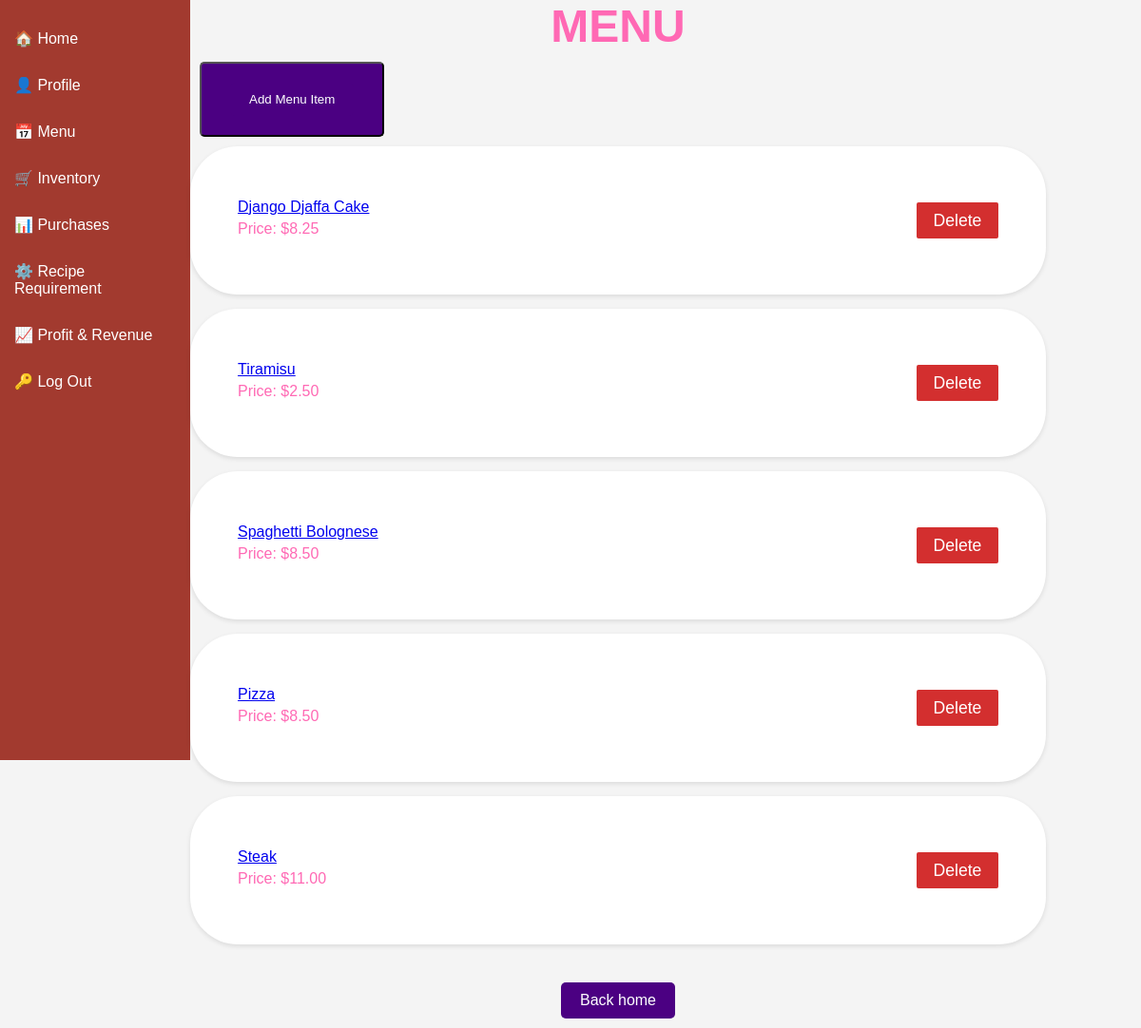
The page /menu/ (signed in) on the database its author committed.
### inventory/models.py (models this page shows, shortened)
class MenuItem(models.Model):
    id = models.AutoField(primary_key=True)
    name = models.CharField(max_length=200)
    price = models.DecimalField(max_digits=10, decimal_places=2)

### inventory/views.py (the view)
# urls.py: path('menu/', views.MenuItemView.as_view(), name='menuitem'),
class MenuItemView(LoginRequiredMixin,ListView):
    model = MenuItem
    template_name = 'inventory/menu.html'
    context_object_name = 'menu'
    def get_queryset(self):
        return MenuItem.objects.all()

### inventory/templates/inventory/Menu.html
{% extends 'inventory/base.html' %}
{% load static %}
{% block head %}
  <link rel="stylesheet" href="{% static 'inventory/menu.css' %}">
{% endblock %}
{% block content %}
<main>
  <h1 class="menu-title">MENU</h1>
  <div class="menu-input">
      <button class="add-item-btn">
        <a href="{% url 'menuitem-create' %}" class="add-item-btn">Add Menu Item</a>
      </button>
  </div>
          {% for menu in menu %}
          <div class="menu-card">
              <div class="menu-info">
                <span class="item-name"><a href="{% url 'menuitemdetail' menu.id %}">{{ menu.name | title }}</a></span>
                <p class="item-pricep">Price: ${{ menu.price }}</p>
              </div>
              <div class="menu-actions">
                <a href="{% url 'menuitem_delete' menu.id %}" class="delete-btn">Delete</a>
              </div>
          </div>
          {% endfor %}
    <div class="menu-footer">
      <a href="{% url 'home' %}" class="back-home-btn">Back home</a>
    </div>
</main>
{% endblock %}

### inventory/static/inventory/main.css (style rules this page uses)
body { font-family: Arial, sans-serif; display: flex; margin: 0; padding: 0; height: 100vh; background-color: #f4f4f4; }
h1 { margin-top: 0; }
.html, body { height: 100%; margin: 0; }
h1 { font-size: 2.5em; margin-bottom: 30px; }

### inventory/static/inventory/menu.css (style rules this page uses)
.menu-title { text-align: center; color: #FF69B4; font-size: 3em; margin-bottom: 0; }
.item-pricep { color: #FF69B4; margin: 5px 0; }
.menu-footer { text-align: center; margin-top: 30px; }
.add-item-btn, .back-home-btn { display: inline-block; background-color: #4B0082; color: white; text-decoration: none; padding: 10px 20px; border-radius: 5px; margin: 10px; transition: background-color 0.3s; }
.menu-card { background-color: white; border-radius: 50px; padding: 50px; margin-bottom: 15px; box-shadow: 0 2px 5px rgba(0,0,0,0.1); display: flex; justify-content: space-between; align-items: center; width: 800px; }
.menu-info { margin: 5px 0; color: #666; }
.menu-actions { display: flex; gap: 10px; }
.item-name { text-decoration: none; }
.delete-btn { background-color: #d32f2f; padding: 0.5em 1em; border-radius: 2px; text-decoration: none; color: white; font-size: clamp(0.9rem, 2vw, 1.1rem); display: inline-flex; align-items: center; justify-content: center; min-height: 20px; min-width: 20px; max-width: 100%; overflow: hidden; text-overflow: ellipsis; white-space: nowrap; transition: background-color 0.3s ease; }

### rows shown on the page
MenuItem: name "Django Djaffa Cake", price "8.25"
MenuItem: name "Tiramisu", price "2.50"
MenuItem: name "Spaghetti Bolognese", price "8.50"
MenuItem: name "Pizza", price "8.50"
MenuItem: name "Steak", price "11.00"
